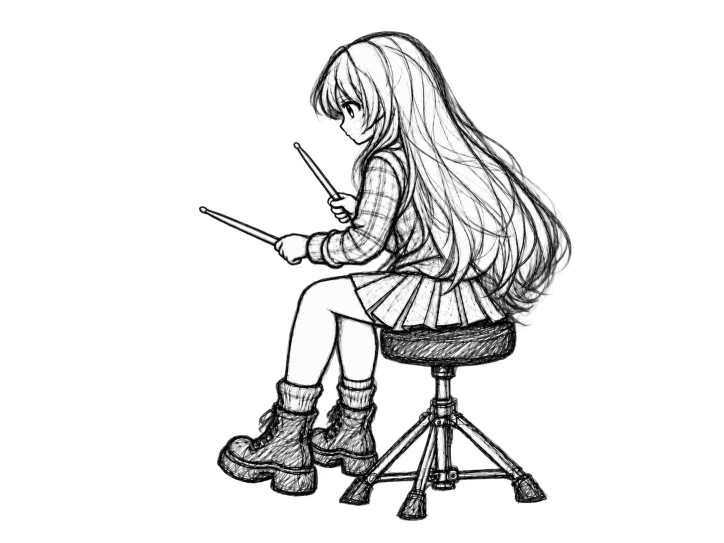
#> input picture character-assets/layers/character/base/neutral.png, 1448 x 1086 px, found by its file name (shown at 1/2 size)
$ python make_ht_l_pair.py
#> lines starting #> are read from the running program, lines starting #| are printed output that depends on the picture; after the words box and inside, x2 and y2 are one past the last pixel; in counts of white or black regions, pixels touching at a corner belong together
from PIL import Image,ImageDraw
from scipy.interpolate import LinearNDInterpolator
from scipy.ndimage import map_coordinates
from pathlib import Path
import numpy as np,json,math
O=Path('work_output');(O/'variants/ht').mkdir(exist_ok=True);a=np.array(Image.open(O/'sources/neutral.png').convert('RGBA'));H,W=a.shape[:2];piv=np.array([615,510]);shift=np.array([35,17]);mask=Image.new('L',(W,H));ImageDraw.Draw(mask).polygon([(420,376),(474,380),(527,454),(576,465),(616,482),(624,535),(582,551),(540,547),(530,531),(493,529),(480,490),(420,418)],fill=255);m=np.array(mask)>0;limb=np.zeros_like(a);limb[m]=a[m];fixed=a.copy();fixed[m]=0
#> further down, a is the input picture: shape (1086, 1448, 4); mean R, G, B, A 32.8, 32.7, 32.7, 53.4
#> after `H, W = a.shape[:2]`: H = 1086; W = 1448
#> after `mask = Image.new('L', (W, H))`: mask: PIL image 1448x1086 L; every value is 0
#> after `ImageDraw.Draw(mask).polygon([(420, 376), (474, 380), (527, 454), (576`:
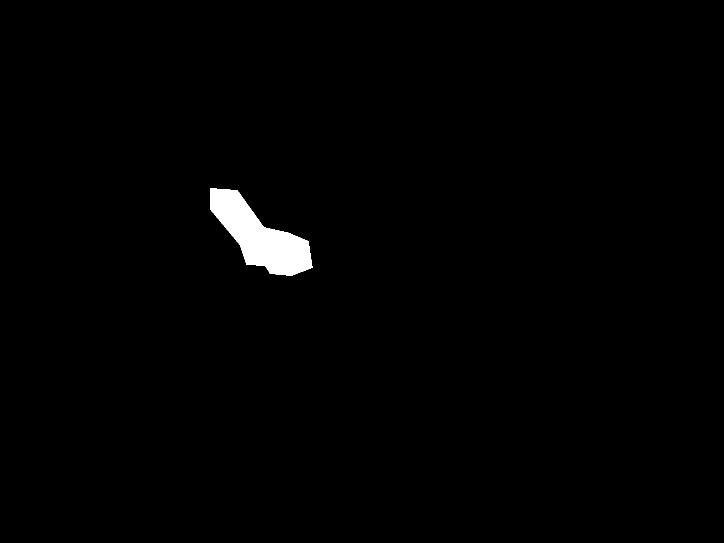
#> mask: PIL image 1448x1086 L (shown at 1/2 size); 1.1% white; 1 white region, box (x1, y1, x2, y2) and area: (420, 376, 625, 552) 16856
#> after `limb[m] = a[m]`:
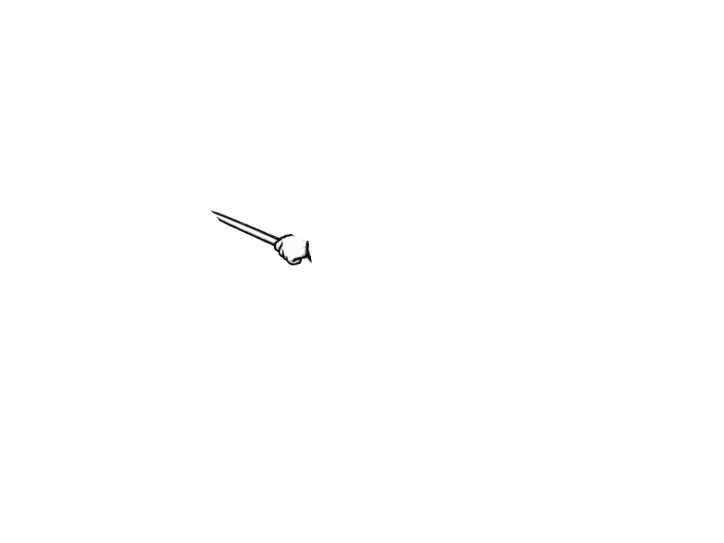
#> limb: shape (1086, 1448, 4) (shown at 1/2 size); mean R, G, B, A 0.6, 0.6, 0.6, 0.9; transparent parts drawn white
#> after `fixed[m] = 0`:
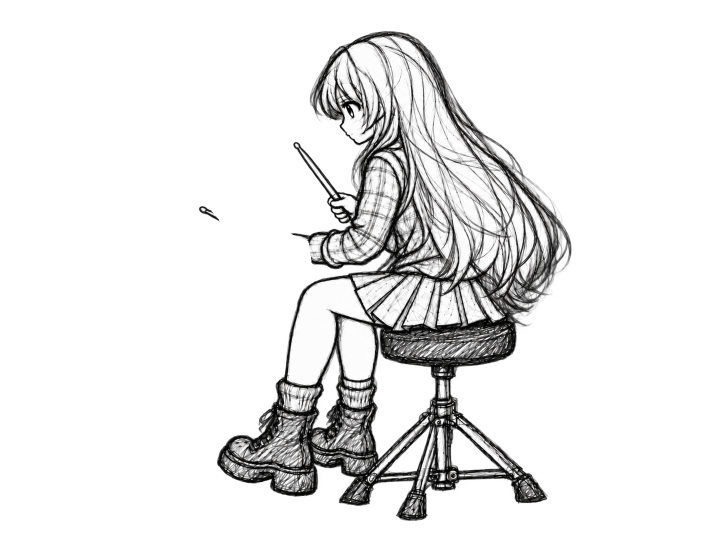
#> fixed: shape (1086, 1448, 4) (shown at 1/2 size); 0.45% of pixels changed, all inside (x1, y1, x2, y2) = (420, 417, 625, 537); transparent parts drawn white
sy,sx=np.mgrid[340:661:5,370:721:5];points=np.column_stack([sx.ravel(),sy.ravel()]).astype(float);w=np.clip((665-points[:,0])/105,0,1);prox=points[:,0]>565;w[prox]*=np.clip((points[prox,1]-450)/40,0,1);w*=np.clip((580-points[:,1])/30,0,1);oy,ox=np.mgrid[340:661,370:721];query=np.stack([ox,oy],axis=-1)
qa={}
for phase,angle in [('hit',-20),('rebound',-40)]:
 mo=Image.fromarray(limb).rotate(angle,Image.Resampling.BICUBIC,center=tuple(piv),expand=False);tr=Image.new('RGBA',(W,H));tr.alpha_composite(mo,tuple(shift));rigid=np.array(Image.alpha_composite(Image.fromarray(fixed),tr));t=-np.deg2rad(angle)*w;rel=points-piv;dest=np.stack([np.cos(t)*rel[:,0]-np.sin(t)*rel[:,1],np.sin(t)*rel[:,0]+np.cos(t)*rel[:,1]],axis=-1)+piv+shift*w[:,None];iv=LinearNDInterpolator(dest,points)(query);bad=np.isnan(iv[:,:,0]);iv[bad]=query[bad];mesh=a.copy();mesh[340:661,370:721]=np.stack([map_coordinates(a[:,:,c].astype(float),[iv[:,:,1],iv[:,:,0]],order=1,mode='constant',cval=0) for c in range(4)],axis=-1).clip(0,255).astype('uint8');sl=Image.new('L',(W,H));ImageDraw.Draw(sl).polygon([(563,486),(606,461),(645,477),(670,513),(664,550),(639,562),(602,552),(565,545)],fill=255);mm=np.array(sl)>0;rigid[mm]=mesh[mm];im=Image.fromarray(rigid);im.save(O/f'variants/ht/{phase}_l_candidate_v1.png');dr=Image.open(O/'sources/drum_fixed.png').convert('RGBA');bg=Image.new('RGBA',(W,H),'white');bg.alpha_composite(dr);bg.alpha_composite(im);bg.convert('RGB').save(O/f'previews/ht_l_{phase}_candidate_v1.png');th=-math.radians(angle);v=np.array([444,394])-piv;tip=piv+shift+np.array([[math.cos(th),-math.sin(th)],[math.sin(th),math.cos(th)]]).dot(v);qa[phase]={'tip':tip.tolist(),'elbow':(piv+shift).tolist(),'visual_status':'PENDING'}
#> after `tr = Image.new('RGBA', (W, H))`: tr: PIL image 1448x1086 RGBA; every value is 0
#> after `mesh[340:661, 370:721] = np.stack([map_coordinates(a[:, :, c].astype(f`:
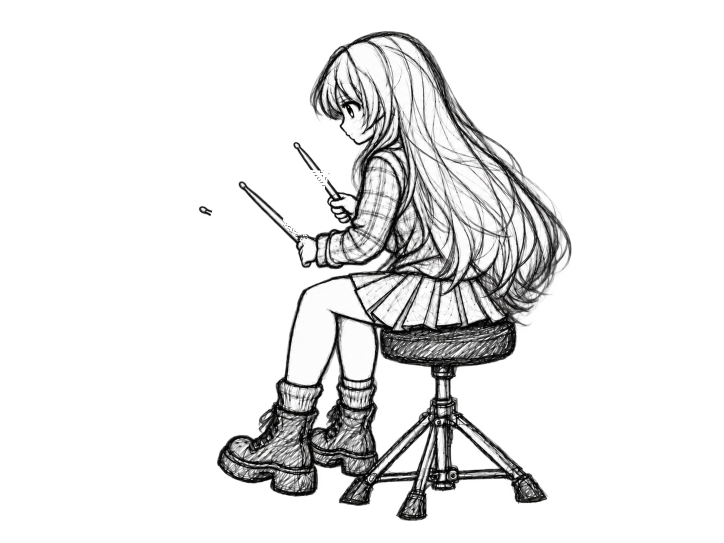
#> mesh: shape (1086, 1448, 4) (shown at 1/2 size); 1.13% of pixels changed, all inside (x1, y1, x2, y2) = (419, 340, 721, 659); transparent parts drawn white
#> after `ImageDraw.Draw(sl).polygon([(563, 486), (606, 461), (645, 477), (670, `:
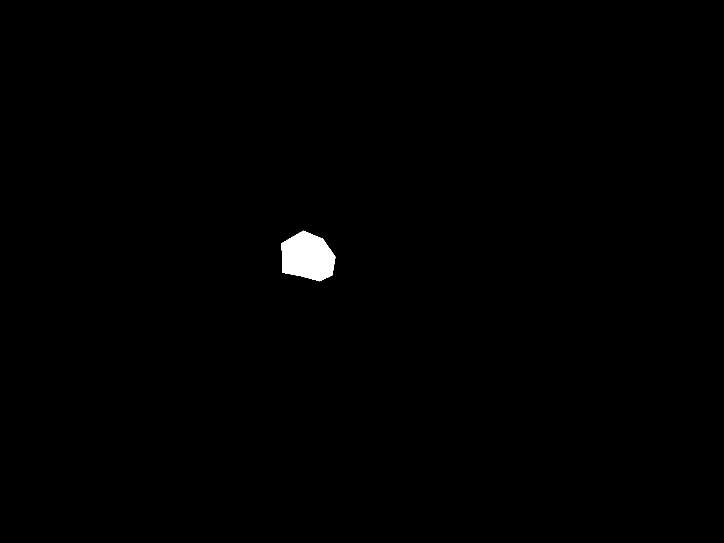
#> sl: PIL image 1448x1086 L (shown at 1/2 size); 0.51% white; 1 white region, box (x1, y1, x2, y2) and area: (563, 461, 671, 563) 8097
#> after `rigid[mm] = mesh[mm]`:
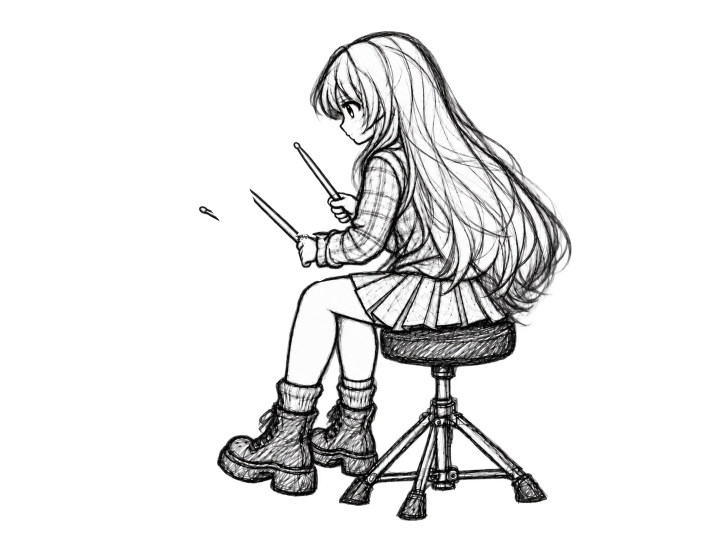
#> rigid: shape (1086, 1448, 4) (shown at 1/2 size); mean R, G, B, A 32.5, 32.4, 32.4, 53.1; transparent parts drawn white
#> (the run stopped early here; a loop or call above may not have finished)

$ run again, with character-assets/production/20261008/donors/right_arm_donor.png copied over character-assets/layers/character/base/neutral.png
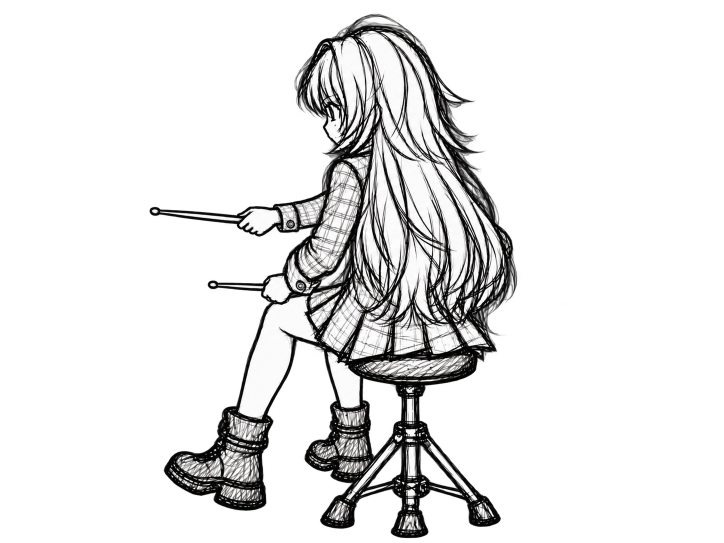
#> input picture character-assets/production/20261008/donors/right_arm_donor.png, 1448 x 1086 px, found by its file name (shown at 1/2 size)
#> a is the input picture: shape (1086, 1448, 4); mean R, G, B, A 30.9, 30.8, 30.7, 55
#> mask: PIL image 1448x1086 L; every value is 0
#> mask: PIL image 1448x1086 L; 1.1% white; 1 white region, box (x1, y1, x2, y2) and area: (420, 376, 625, 552) 16856
#> fixed: shape (1086, 1448, 4); 0.46% of pixels changed, all inside (x1, y1, x2, y2) = (423, 410, 625, 552)
#> tr: PIL image 1448x1086 RGBA; every value is 0
#> `mesh[340:661, 370:721] = np.stack([map_coordinates(a[:, :, c].astype(f`:
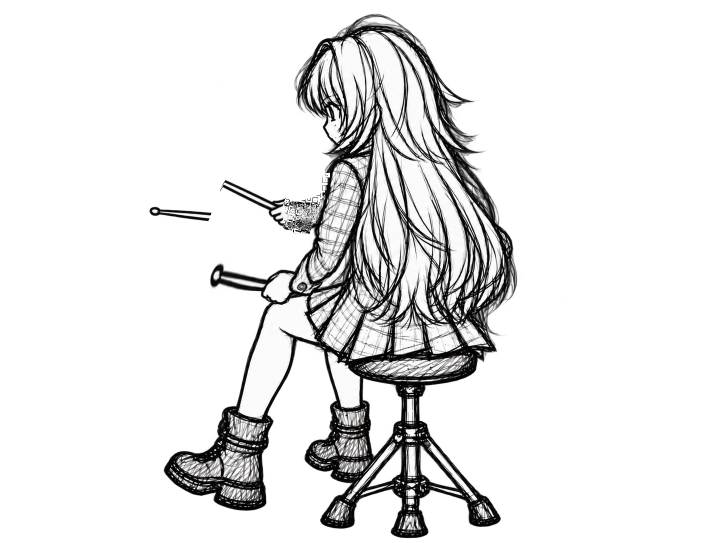
#> mesh: shape (1086, 1448, 4) (shown at 1/2 size); 2.06% of pixels changed, all inside (x1, y1, x2, y2) = (412, 340, 721, 660); transparent parts drawn white
#> sl: PIL image 1448x1086 L; 0.51% white; 1 white region, box (x1, y1, x2, y2) and area: (563, 461, 671, 563) 8097
#> `rigid[mm] = mesh[mm]`:
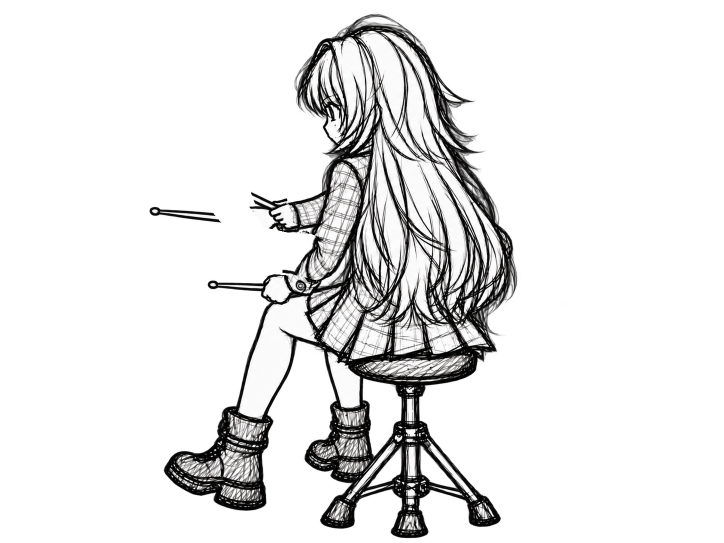
#> rigid: shape (1086, 1448, 4) (shown at 1/2 size); mean R, G, B, A 30.5, 30.3, 30.3, 54.3; transparent parts drawn white

$ run again, with character-assets/production/20261008/donors/right_boot_rear_candidate.png copied over character-assets/layers/character/base/neutral.png
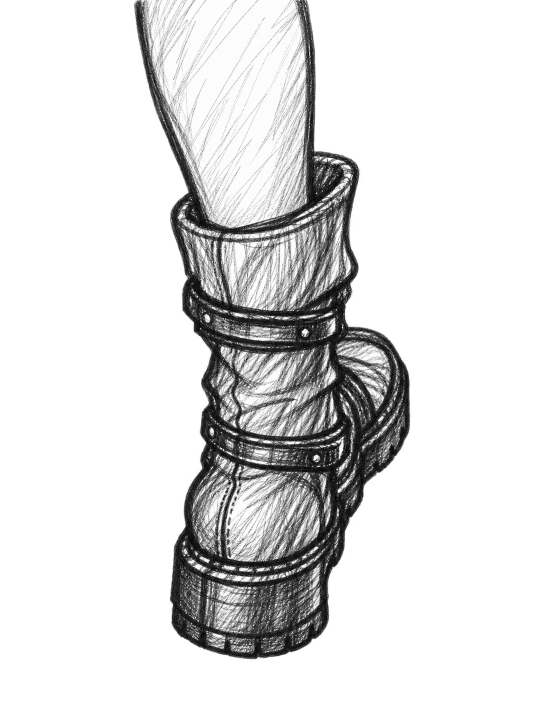
#> input picture character-assets/production/20261008/donors/right_boot_rear_candidate.png, 1081 x 1455 px, found by its file name (shown at 1/2 size)
#> a is the input picture: shape (1455, 1081, 4); mean R, G, B, A 41.1, 41, 41, 72.4
#> mask: PIL image 1081x1455 L; every value is 0
#> `ImageDraw.Draw(mask).polygon([(420, 376), (474, 380), (527, 454), (576`:
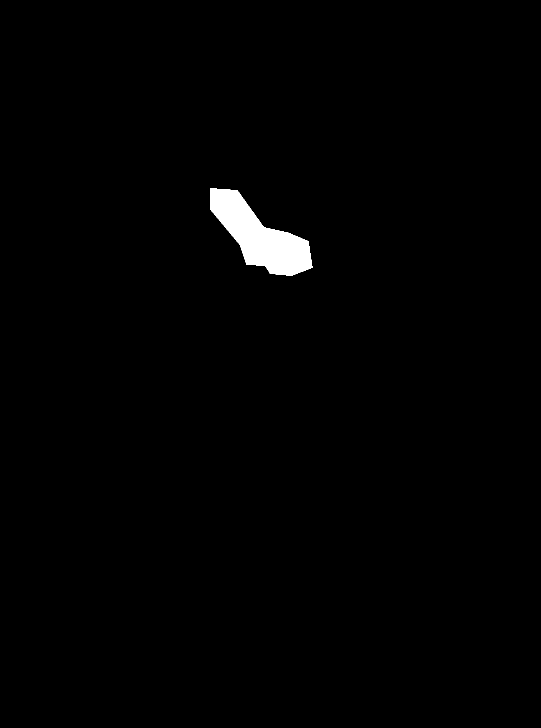
#> mask: PIL image 1081x1455 L (shown at 1/2 size); 1.1% white; 1 white region, box (x1, y1, x2, y2) and area: (420, 376, 625, 552) 16856
#> fixed: shape (1455, 1081, 4); 1.07% of pixels changed, all inside (x1, y1, x2, y2) = (420, 376, 625, 552)
#> tr: PIL image 1081x1455 RGBA; every value is 0
#> mesh: shape (1455, 1081, 4); 3.78% of pixels changed, all inside (x1, y1, x2, y2) = (370, 340, 720, 660)
#> sl: PIL image 1081x1455 L; 0.51% white; 1 white region, box (x1, y1, x2, y2) and area: (563, 461, 671, 563) 8097
#> `rigid[mm] = mesh[mm]`:
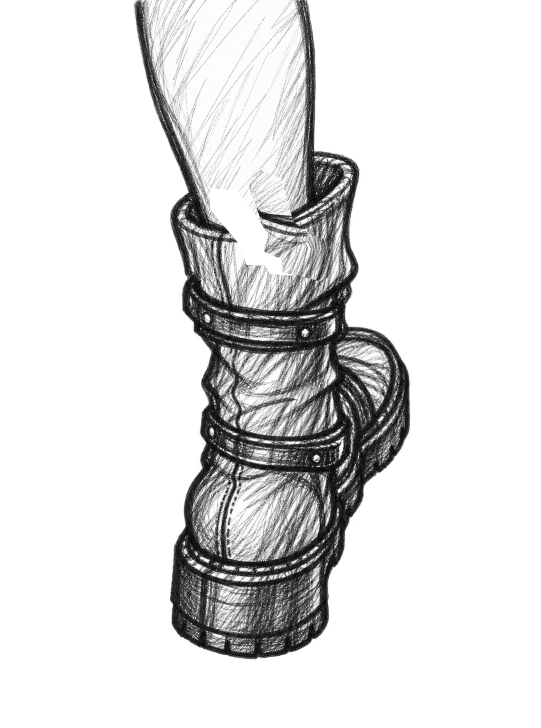
#> rigid: shape (1455, 1081, 4) (shown at 1/2 size); mean R, G, B, A 39.8, 39.7, 39.7, 70.7; transparent parts drawn white
